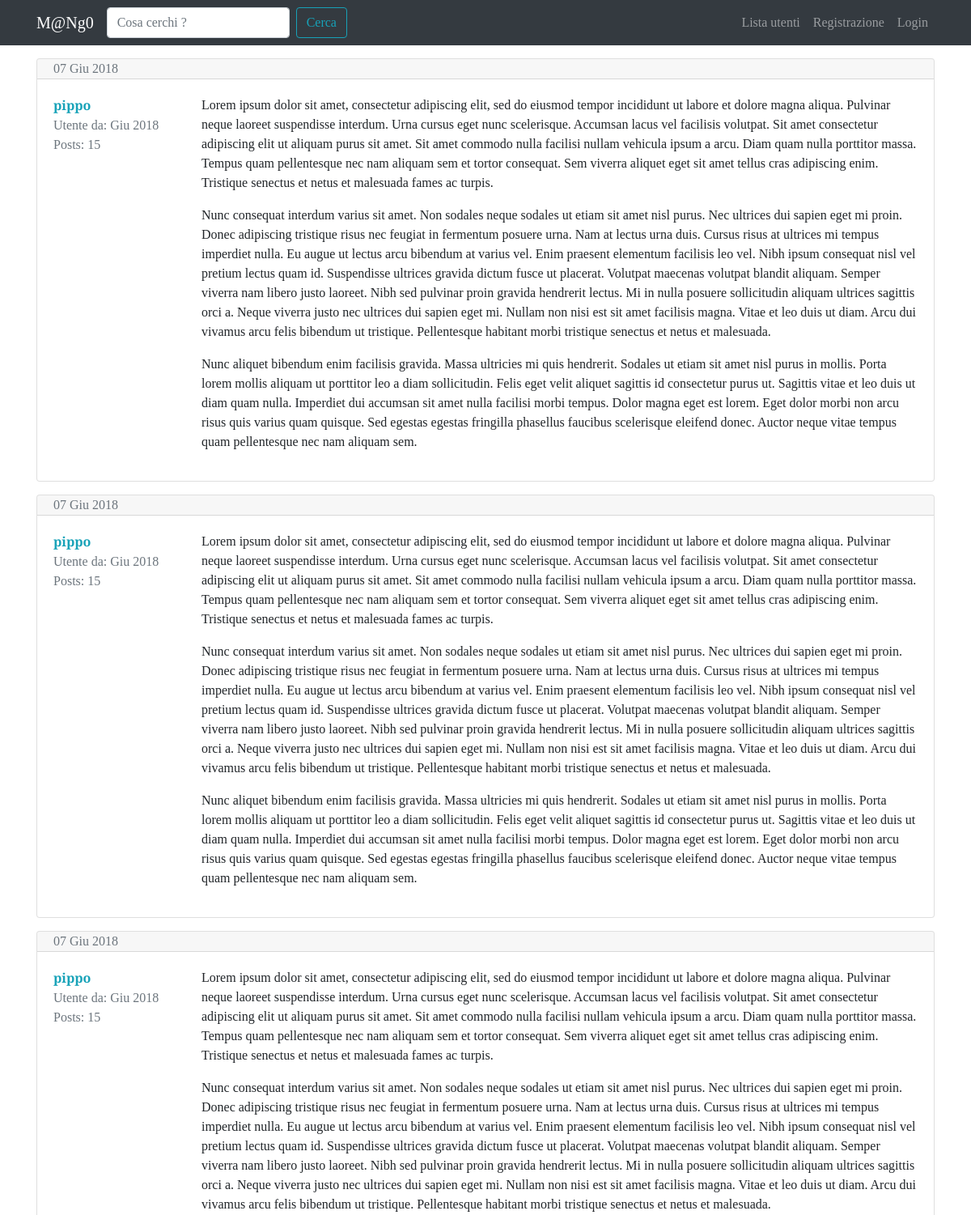
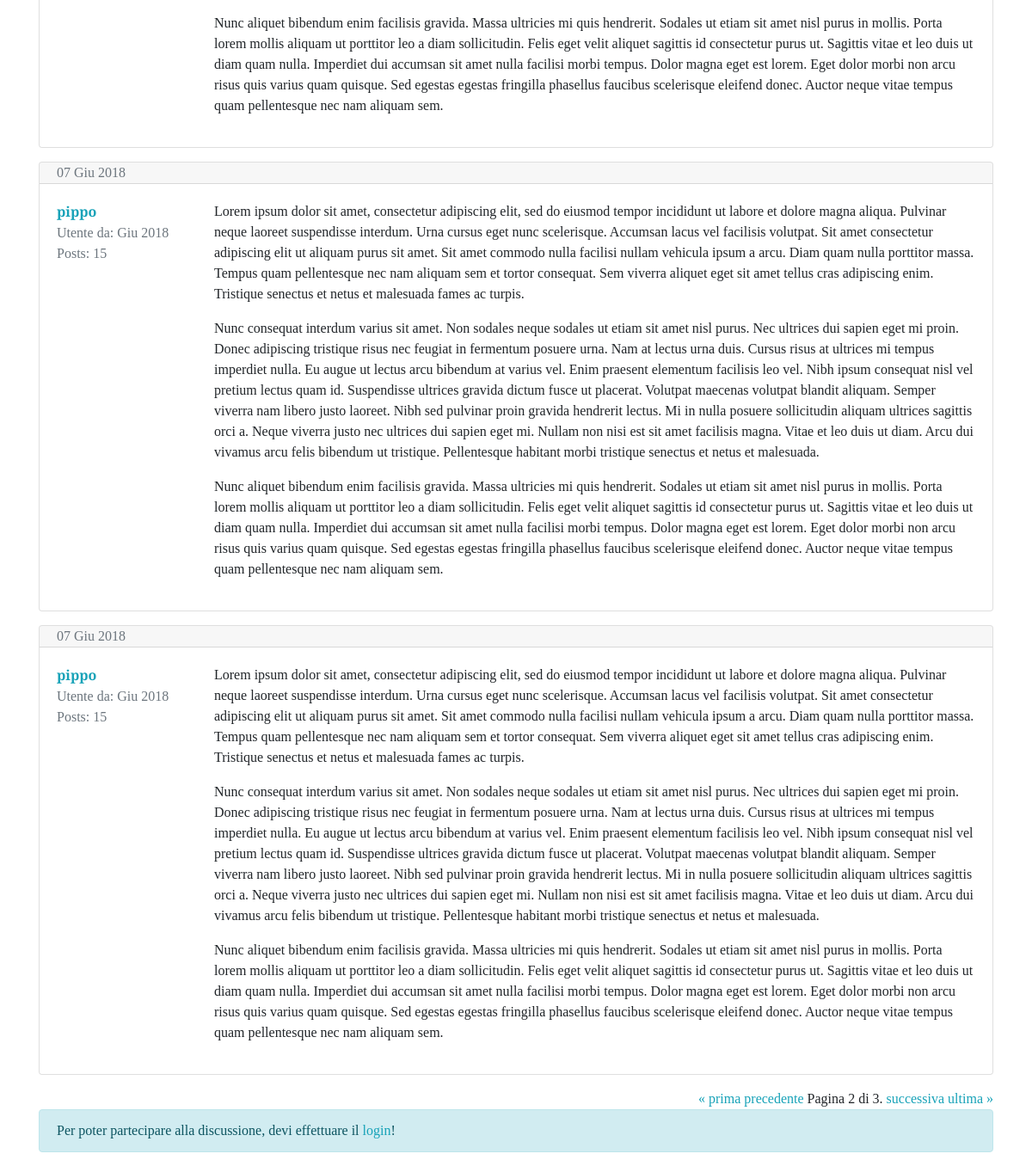
The page /forum/discussione/5/?pagina=2 on the database its author committed (2 pictures, top to bottom).
### forum/models.py (models this page shows, shortened)
class Post(models.Model):
    autore_post = models.ForeignKey(User, on_delete=models.CASCADE, related_name="posts")
    contenuto = models.TextField()
    data_creazione = models.DateTimeField(auto_now_add=True)
    discussione = models.ForeignKey(Discussione, on_delete=models.CASCADE)
    class Meta:
        verbose_name = "Post"
        verbose_name_plural = "Posts"

### forum/views.py (the view)
# urls.py: path('discussione/<int:pk>/', views.visualizzaDiscussione, name='visualizza_discussione'),
def visualizzaDiscussione(request, pk):
    discussione = get_object_or_404(Discussione, pk=pk)
    posts_discussione = Post.objects.filter(discussione = discussione)
    paginator = Paginator(posts_discussione, 5)
    page = request.GET.get("pagina")
    posts = paginator.get_page(page)
    form_risposta = PostModelForm()
    context = {"discussione":discussione,
               "posts_discussione":posts,
               "form_risposta":form_risposta}
    return render(request, 'forum/singola_discussione.html', context)

### forum/forms.py
class PostModelForm(forms.ModelForm):
    class Meta:
        model = Post
        fields = ["contenuto"]
        widgets = {
            "contenuto": forms.Textarea(attrs={"rows":5})
        }
        labels = {
            "contenuto": "Messaggio"
        }

### forum/templates/forum/singola_discussione.html (shortened to what this page needs)
{% extends 'base.html' %}
{% block content %}
  {% for post in posts_discussione %}
      <div class="card my-3">
        {% if forloop.first and not "pagina" in request.get_full_path %}
            <div class="card-header pb-0">
                <h3>{{ discussione.titolo }}</h3>
                <p class="text-muted">{{ discussione.data_creazione|date:"D d M Y" }}<br>
                in: {{ discussione.sezione_appartenenza }}</p>
            </div>
        {% else %}
            <div class="card-header py-0">
                <p class="text-muted mb-0">
                  {{ post.data_creazione|date:"d M Y" }}
                </p>
            </div>
        {% endif %}
          <div class="card-body">
            <div class="row">
              <div class="col-xl-2 col-4">
                <p class="mb-0"><a href="{% url 'user_profile' username=post.autore_post.username %}"><strong>{{ post.autore_post }}</strong></a></p>
                <p class="text-muted mb-0">Utente da: {{ post.autore_post.date_joined|date:"M Y" }}</p>
                <p class="text-muted">Posts: {{ post.autore_post.posts.count }}</p>
              </div>
              <div class="col-xl-10 col-8">
                <p class="my-0">{{ post.contenuto|linebreaks }}</p>
              </div>
            </div>
         </div>
      </div>
  {% endfor %}
  <div class="text-right">
      <span class="step-links">
          {% if posts_discussione.has_previous %}
              <a href="?pagina=1">&laquo; prima</a>
              <a href="?pagina={{ posts_discussione.previous_page_number }}">precedente</a>
          {% endif %}
          <span class="current">
              Pagina {{ posts_discussione.number }} di {{ posts_discussione.paginator.num_pages }}.
          </span>
          {% if posts_discussione.has_next %}
              <a href="?pagina={{ posts_discussione.next_page_number }}">successiva</a>
              <a href="?pagina={{ posts_discussione.paginator.num_pages }}">ultima &raquo;</a>
          {% endif %}
      </span>
  </div>
  {% if request.user.is_authenticated %}
      {% include 'forum/form_risposta.html' %}
  {% else %}
      <div class="alert alert-info" role="alert">
        Per poter partecipare alla discussione, devi effettuare il <a href="{% url 'login' %}?next={{ request.get_full_path }}">login</a>!
      </div>
  {% endif %}
{% endblock content %}

### static-storage/css/mango.css (style rules this page uses)
body { font-family: 'Slabo 27px', serif; }
a, a:hover { color: #17a2b8; }

### rows shown on the page
Post: data_creazione "07 Giu 2018", autore_post "pippo", autore_post.date_joined "Giu 2018", autore_post.posts.count "15", contenuto "Lorem ipsum dolor sit amet, consectetur adipiscing elit, sed do eiusmod tempor incididunt ut labore et dolore magna aliqua. Pulvinar neque laoreet suspendisse interdum. Urna cursus eget nunc scelerisque. Accumsan lacus vel facilisis volutpat. Sit amet consectetur adipiscing elit ut aliquam purus sit amet. Sit amet commodo nulla facilisi nullam vehicula ipsum a arcu. Diam quam nulla porttitor massa. Tempus quam pellentesque nec nam aliquam sem et tortor consequat. Sem viverra aliquet eget sit amet tellus cras adipiscing enim. Tristique senectus et netus et malesuada fames ac turpis. Nunc consequat interdum varius sit amet. Non sodales neque sodales ut etiam sit amet nisl purus. Nec ultrices…"
Post: data_creazione "07 Giu 2018", autore_post "pippo", autore_post.date_joined "Giu 2018", autore_post.posts.count "15", contenuto "Lorem ipsum dolor sit amet, consectetur adipiscing elit, sed do eiusmod tempor incididunt ut labore et dolore magna aliqua. Pulvinar neque laoreet suspendisse interdum. Urna cursus eget nunc scelerisque. Accumsan lacus vel facilisis volutpat. Sit amet consectetur adipiscing elit ut aliquam purus sit amet. Sit amet commodo nulla facilisi nullam vehicula ipsum a arcu. Diam quam nulla porttitor massa. Tempus quam pellentesque nec nam aliquam sem et tortor consequat. Sem viverra aliquet eget sit amet tellus cras adipiscing enim. Tristique senectus et netus et malesuada fames ac turpis. Nunc consequat interdum varius sit amet. Non sodales neque sodales ut etiam sit amet nisl purus. Nec ultrices…"
Post: data_creazione "07 Giu 2018", autore_post "pippo", autore_post.date_joined "Giu 2018", autore_post.posts.count "15", contenuto "Lorem ipsum dolor sit amet, consectetur adipiscing elit, sed do eiusmod tempor incididunt ut labore et dolore magna aliqua. Pulvinar neque laoreet suspendisse interdum. Urna cursus eget nunc scelerisque. Accumsan lacus vel facilisis volutpat. Sit amet consectetur adipiscing elit ut aliquam purus sit amet. Sit amet commodo nulla facilisi nullam vehicula ipsum a arcu. Diam quam nulla porttitor massa. Tempus quam pellentesque nec nam aliquam sem et tortor consequat. Sem viverra aliquet eget sit amet tellus cras adipiscing enim. Tristique senectus et netus et malesuada fames ac turpis. Nunc consequat interdum varius sit amet. Non sodales neque sodales ut etiam sit amet nisl purus. Nec ultrices…"
Post: data_creazione "07 Giu 2018", autore_post "pippo", autore_post.date_joined "Giu 2018", autore_post.posts.count "15", contenuto "Lorem ipsum dolor sit amet, consectetur adipiscing elit, sed do eiusmod tempor incididunt ut labore et dolore magna aliqua. Pulvinar neque laoreet suspendisse interdum. Urna cursus eget nunc scelerisque. Accumsan lacus vel facilisis volutpat. Sit amet consectetur adipiscing elit ut aliquam purus sit amet. Sit amet commodo nulla facilisi nullam vehicula ipsum a arcu. Diam quam nulla porttitor massa. Tempus quam pellentesque nec nam aliquam sem et tortor consequat. Sem viverra aliquet eget sit amet tellus cras adipiscing enim. Tristique senectus et netus et malesuada fames ac turpis. Nunc consequat interdum varius sit amet. Non sodales neque sodales ut etiam sit amet nisl purus. Nec ultrices…"
Post: data_creazione "07 Giu 2018", autore_post "pippo", autore_post.date_joined "Giu 2018", autore_post.posts.count "15", contenuto "Lorem ipsum dolor sit amet, consectetur adipiscing elit, sed do eiusmod tempor incididunt ut labore et dolore magna aliqua. Pulvinar neque laoreet suspendisse interdum. Urna cursus eget nunc scelerisque. Accumsan lacus vel facilisis volutpat. Sit amet consectetur adipiscing elit ut aliquam purus sit amet. Sit amet commodo nulla facilisi nullam vehicula ipsum a arcu. Diam quam nulla porttitor massa. Tempus quam pellentesque nec nam aliquam sem et tortor consequat. Sem viverra aliquet eget sit amet tellus cras adipiscing enim. Tristique senectus et netus et malesuada fames ac turpis. Nunc consequat interdum varius sit amet. Non sodales neque sodales ut etiam sit amet nisl purus. Nec ultrices…"

### other values the page prints
{{ posts_discussione.number }} "2"
{{ posts_discussione.paginator.num_pages }} "3"
